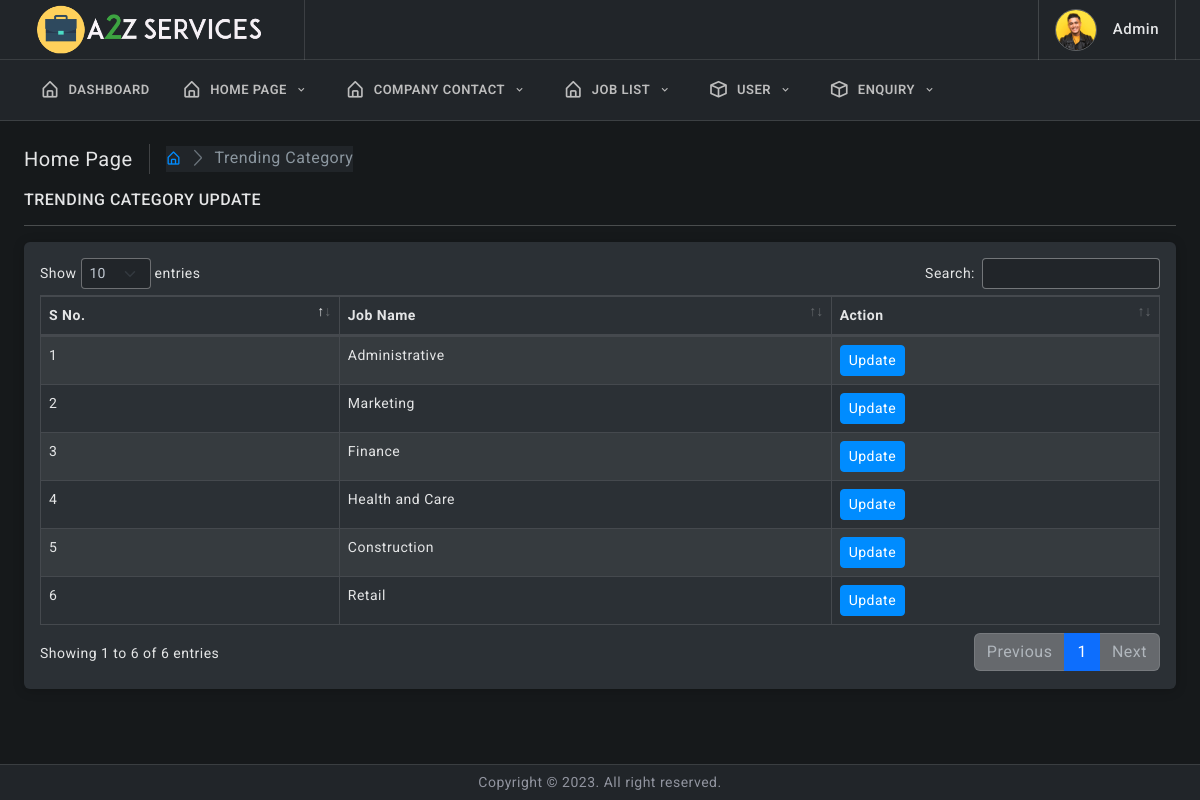
The page /admin/trending-category.php (signed in) on the database its author committed.
### tables this page shows
CREATE TABLE `index_trend` (
  `id` int(11) NOT NULL,
  `job_icon` varchar(200) NOT NULL,
  `job_link` varchar(200) NOT NULL,
  `job_name` varchar(30) NOT NULL
);

### admin/trending-category.php (the view, shortened to what this page needs)
<!doctype html>
<html lang="en">
<?php include_once("elements/connect.php");?>
<head>
	<link href="assets/plugins/simplebar/css/simplebar.css" rel="stylesheet" />
	<link href="assets/plugins/perfect-scrollbar/css/perfect-scrollbar.css" rel="stylesheet" />
	<link href="assets/plugins/metismenu/css/metisMenu.min.css" rel="stylesheet" />
	<link href="assets/plugins/datatable/css/dataTables.bootstrap5.min.css" rel="stylesheet" />
	<link href="assets/css/pace.min.css" rel="stylesheet" />
	<link href="assets/css/bootstrap.min.css" rel="stylesheet">
	<link href="assets/css/bootstrap-extended.css" rel="stylesheet">
	<link href="assets/css/app.css" rel="stylesheet">
	<link href="assets/css/icons.css" rel="stylesheet">
	<link rel="stylesheet" href="assets/css/dark.css" />
</head>
<body>
	<?php include("elements/navbar.php");?>
		<div class="page-wrapper">
			<div class="page-content">
				<div class="page-breadcrumb d-none d-sm-flex align-items-center mb-3">
					<div class="breadcrumb-title pe-3">Home Page</div>
					<div class="ps-3">
						<nav aria-label="breadcrumb">
							<ol class="breadcrumb mb-0 p-0">
								<li class="breadcrumb-item"><a href="dashboard"><i class="bx bx-home-alt"></i></a>
								</li>
								<li class="breadcrumb-item active" aria-current="page">Trending Category</li>
							</ol>
						</nav>
					</div>
				</div>
				<h6 class="mb-0 text-uppercase">Trending Category Update</h6>
				<hr/>
				<div class="card">
					<div class="card-body">
						<div class="table-responsive">
							<table id="example" class="table table-striped table-bordered" style="width:100%">
								<thead>
									<tr>
										<th>S No.</th>
										<th>Job Name</th>
										<th>Action</th>
									</tr>
								</thead>
								<tbody>
								<?php
                                 $a=0;
                                 $data=mysqli_query($conn,"SELECT * FROM index_trend ");
                                 while($d=mysqli_fetch_array($data)){
                                  ?>
                                 <tr>
                                  <td><?php echo ++$a?></td>
                                  <td><?php echo $d['job_name']?></td>
								  <td><a href="trending-category-form?myid=<?php echo $d['id']?>" style="color: #fff;"><button class="btn btn-sm btn-primary">Update</button></a></td>
                                 </tr>
                                  <?php
                                 }
                                   ?>
								</tbody>
							</table>
						</div>
					</div>
				</div>
			</div>
		</div>
		<footer class="page-footer">
			<p class="mb-0">Copyright © 2023. All right reserved.</p>
		</footer>
	</div>
</body>
</html>

### admin/assets/css/app.css (style rules this page uses)
body { font-size: 14px; color: #4c5258; letter-spacing: 0.5px; background-color: #f7f7ff; font-family: 'Roboto', sans-serif; }
.page-wrapper { height: 100%; margin-top: 120px; margin-bottom: 30px; margin-left: 0px; }
.page-content { padding: 1.5rem; }
.page-footer { background: #ffffff; left: 0px; right: 0; bottom: 0; position: fixed; text-align: center; padding: 7px; font-size: 14px; border-top: 1px solid #e4e4e4; z-index: 3; }
.breadcrumb-title { font-size: 20px; border-right: 1.5px solid #aaa4a4; }
.page-breadcrumb .breadcrumb li.breadcrumb-item { font-size: 16px; }
.page-breadcrumb .breadcrumb-item+.breadcrumb-item::before { display: inline-block; padding-right: .5rem; color: #6c757d; font-family: 'LineIcons'; content: "\ea5c"; }

### admin/assets/css/dark.css (style rules this page uses)
body { color: var(--bs-body-color); --bs-body-color: #e4e5e6; background-color: #16191b; }
.h1, .h2, .h3, .h4, .h5, .h6, h1, h2, h3, h4, h5, h6 { color: #e4e5e6; }
p { color: #91949f; }
.card { background-color: #2b3035; box-shadow: 0 0.1rem 0.7rem rgb(0 0 0 / 20%); }
.page-footer { background-color: #212529; border-top: 1px solid rgb(237 237 237 / 12%); }
::placeholder { color: #e4e5e6 !important; opacity: .5 !important; }
.table { --bs-table-bg: transparent; --bs-table-striped-color: #e4e5e6; --bs-table-striped-bg: rgba(255, 255, 0255, 0.05); --bs-table-active-color: #e4e5e6; --bs-table-active-bg: rgba(255, 255, 255, 0.1); --bs-table-hover-color: #e4e5e6; --bs-table-hover-bg: rgba(255, 255, 255, 0.075); width: 100%; margin-bottom: 1rem; color: #e4e5e6; vertical-align: top; border-color: rgb(255 255 255 / 12%); --bs-table-color: #e4e5e6; }
.table td, .table th { border-color: rgb(255 255 255 / 12%); }
.table thead th { border-bottom: 2px solid rgb(255 255 255 / 12%); }
.breadcrumb { background-color: #212529; }
.breadcrumb-item.active { color: #8b969f; }
.breadcrumb-title { border-right: 1.5px solid rgb(255 255 255 / 18%); }
.table-bordered td, .table-bordered th { border: 1px solid rgb(255 255 255 / 12%); }
.table-bordered { border: 1px solid rgb(255 255 255 / 12%); }

### rows shown on the page
index_trend: job_name "Administrative"
index_trend: job_name "Marketing"
index_trend: job_name "Finance"
index_trend: job_name "Health and Care"
index_trend: job_name "Construction"
index_trend: job_name "Retail"
